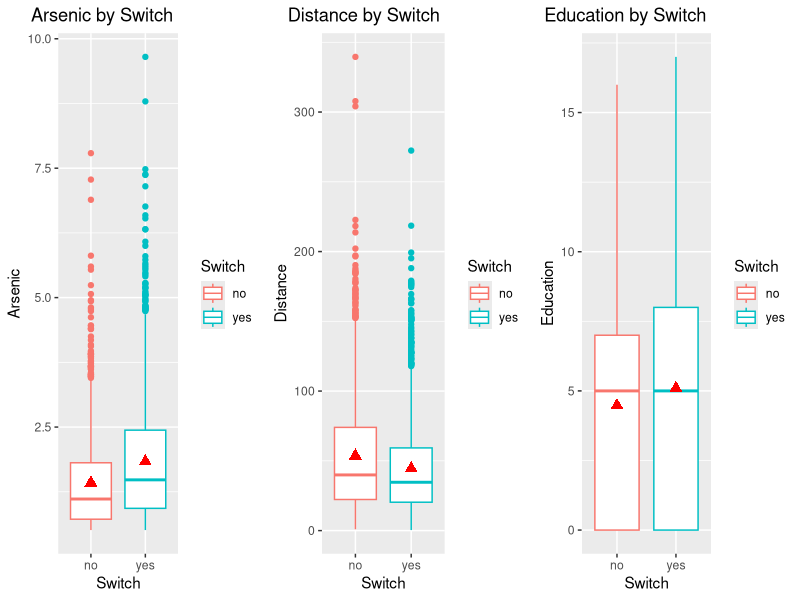
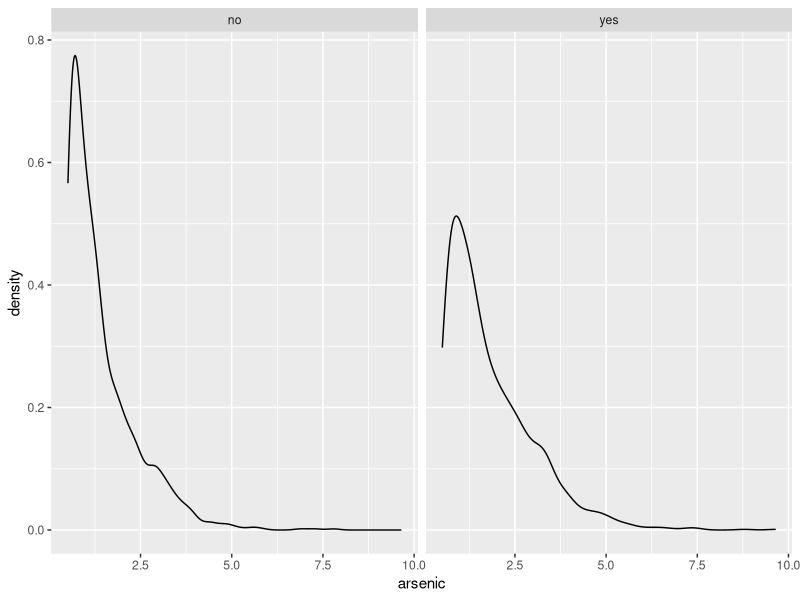
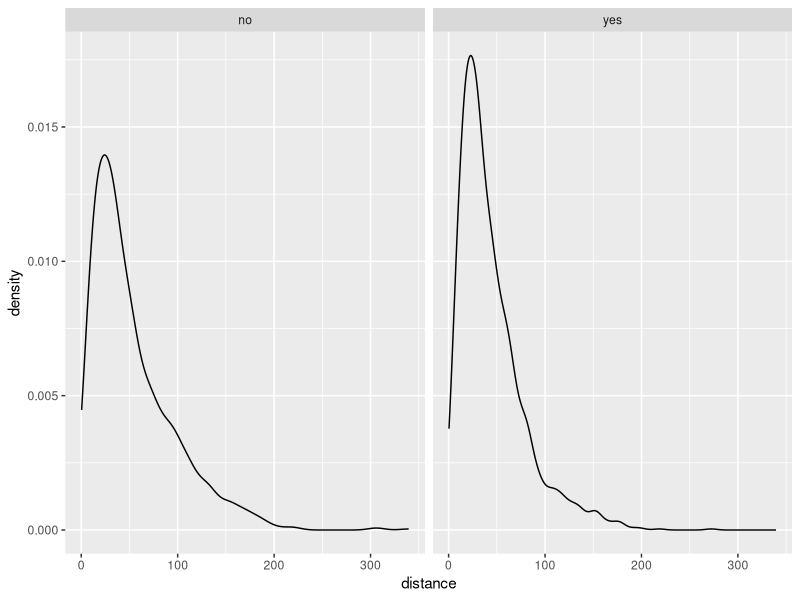
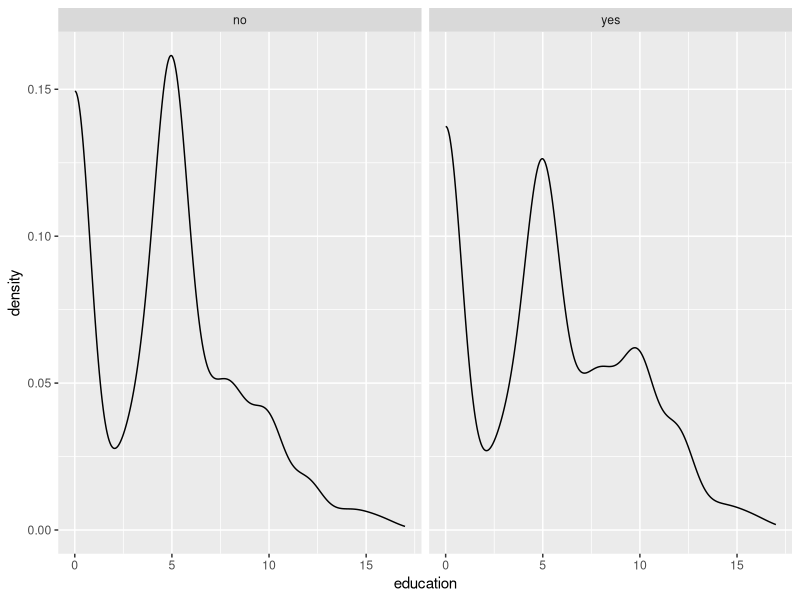
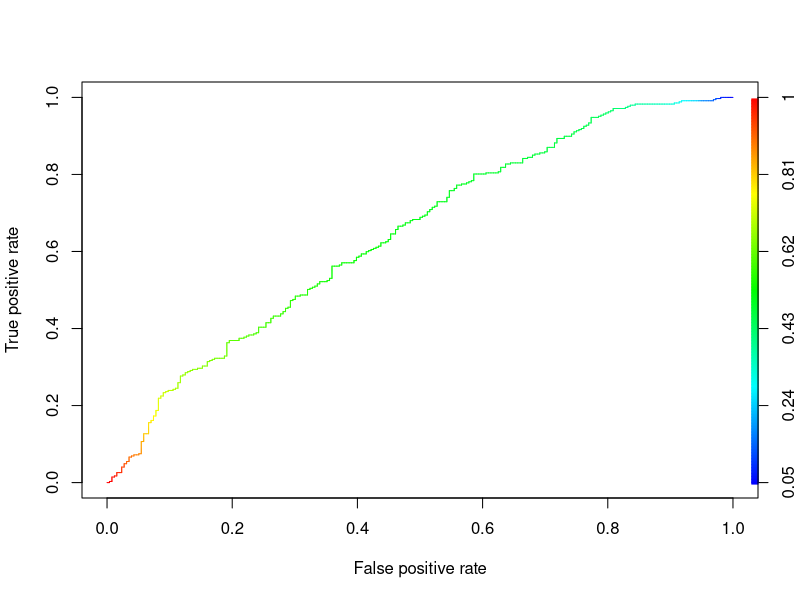

Write the R code that produced these figures, in order.
## ---- chunk 1
library(caret)
library(ROCR)
library(e1071)

Income=c(125,100,70,120,150,60,220,85,75,90,180,200,250,50)
Howner=c("Yes","No","No","Yes","No","No","Yes","No","No","No","Yes","Yes","Yes","No")
Default=c("No","No","No","No","Yes","No","No","Yes","No","Yes","Yes","No","No","Yes")
Mstatus=c("Single","Married","Single","Married","Divorced","Married","Divorced","Single","Married","Single","Divorced","Divorced","Married","Married")


income_no=c(60,70,75,100,120,125,200,220,250)
mean(income_no)
sd(income_no)

income_yes=c(50,85,90,150,180)
mean(income_yes)
sd(income_yes)

# P(Hone Owner: Yes, Marital Status: Single, Annual Income: 158)  

P_income_no=pnorm(158,135.556,70.42036)
P_income_yes=pnorm(158,111,52.72571)
P_income_yes
P_income_no


table(Default)
addmargins(table(Howner,Default))
addmargins(table(Mstatus,Default))

P_default_yes<-5/14
P_default_no<-9/14
P_how_yes<-1/5
P_how_no<-5/9
p_mst_single_yes<-2/5
p_mst_single_no<-2/9
p_mst_married_yes<-1/5
p_mst_married_no<-5/9
p_mst_divorced_yes<-2/5
p_mst_divorced_no<-2/9



P_h_yes=prod(P_how_yes,p_mst_single_yes,P_income_yes,P_default_yes)
P_h_yes
P_h_no=prod(P_how_no,p_mst_single_no,P_income_no,P_default_no)
P_h_no
max(P_h_no,P_h_yes)

# so in this case we would predict no

## ---- chunk 2
library(carData)
library(gridExtra)

# A)
data("Wells")
head(Wells)
library(ggplot2)
b1<-ggplot(data = Wells, aes(y =arsenic, x = switch,color = switch))+
  geom_boxplot()+
  scale_x_discrete(labels= levels(Wells$switch) )+
  stat_summary(fun.y = "mean",geom = 'point',col='red', shape=17, size=3)+
  labs(title ="Arsenic by Switch " ,color =  "Switch",y='Arsenic',x="Switch")+
  theme(plot.title = element_text(hjust = 1))
b2<-ggplot(data = Wells, aes(y =distance, x = switch,color = switch))+
  geom_boxplot()+
  scale_x_discrete(labels= levels(Wells$switch) )+
  stat_summary(fun.y = "mean",geom = 'point',col='red', shape=17, size=3)+
  labs(title ="Distance by Switch " ,color =  "Switch",y='Distance',x="Switch")+
  theme(plot.title = element_text(hjust = 1))
b3<-ggplot(data = Wells, aes(y =education, x = switch,color = switch))+
  geom_boxplot()+
  scale_x_discrete(labels= levels(Wells$switch) )+
  stat_summary(fun.y = "mean",geom = 'point',col='red', shape=17, size=3)+
  labs(title ="Education by Switch " ,color =  "Switch",y='Education',x="Switch")+
  theme(plot.title = element_text(hjust = 1))

grid.arrange(b1,b2,b3,nrow=1)

## ---- chunk 3

d1<-ggplot(Wells, aes(x =arsenic)) +
  geom_density() +
  facet_wrap(~switch)
d1

d2<-ggplot(Wells, aes(x =distance)) +
  geom_density() +
  facet_wrap(~switch)
d2

d3<-ggplot(Wells, aes(x =education)) +
  geom_density() +
  facet_wrap(~switch)
d3



## ---- chunk 4
#B
set.seed(1)
index<-createDataPartition(Wells$switch,p=0.8,list = F)
Train<-Wells[index,]
Test<-Wells[-index,]

model<-naiveBayes(switch~.,data=Train,laplace = 1)
names(model)

model$apriori




Prob_Yes<-model$apriori[2]/sum(model$apriori)
Prob_Yes
Prob_No<-model$apriori[1]/sum(model$apriori)
Prob_No



model$tables



Pred_no<-pnorm(2.5,1.421801,0.9695603)
Pred_no
Pred_yes<-pnorm(2.5,1.823612,1.1798932)
Pred_yes

max(Pred_no,Pred_yes) # so by probabilities it predicts No


pred_test<-predict(model,newdata = Test)
confusionMatrix(pred_test,Test$switch,positive = "yes")

pred_test_prob<-predict(model,newdata = Test,type = "raw")
head(pred_test_prob)


P_Test<-prediction(pred_test_prob[,2],Test$switch)
perf<-performance(P_Test,"tpr","fpr")
plot(perf,colorize=T)
performance(P_Test,"auc")@y.values
